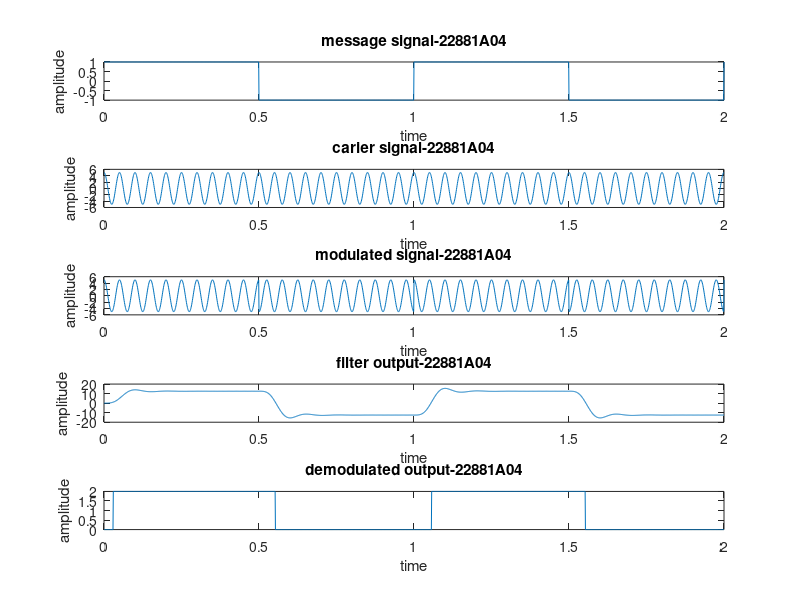

MATLAB code for this plot:
clc;
clear all;
close all;
ac=5;
a=1;
fc=20;
fs=1000;
t=0:1/fs:2;
b=a*square(2*pi*t);
c=ac*cos(2*pi*fc*t);
s=b.*c;
subplot(5,1,1);
plot(t,b);
title('message signal-22881A04');
xlabel('time');
ylabel('amplitude');
subplot(5,1,2);
plot(t,c);
title('carier signal-22881A04');
xlabel('time');
ylabel('amplitude');
subplot(5,1,3);
plot(t,s);
title('modulated signal-22881A04');
xlabel('time');
ylabel('amplitude');
v=s.*c;
[b,a]=butter(5,fc/fs);
y=filter(b,a,v);
for i=1:length(y);
if y(i)>=1
bk(i)=2;
else
bk(i)=0;
end
end
subplot(5,1,4);
plot(t,y);
title('filter output-22881A04');
xlabel('time');
ylabel('amplitude');
subplot(5,1,5);
plot(t,bk);
title('demodulated output-22881A04');
xlabel('time');
ylabel('amplitude');